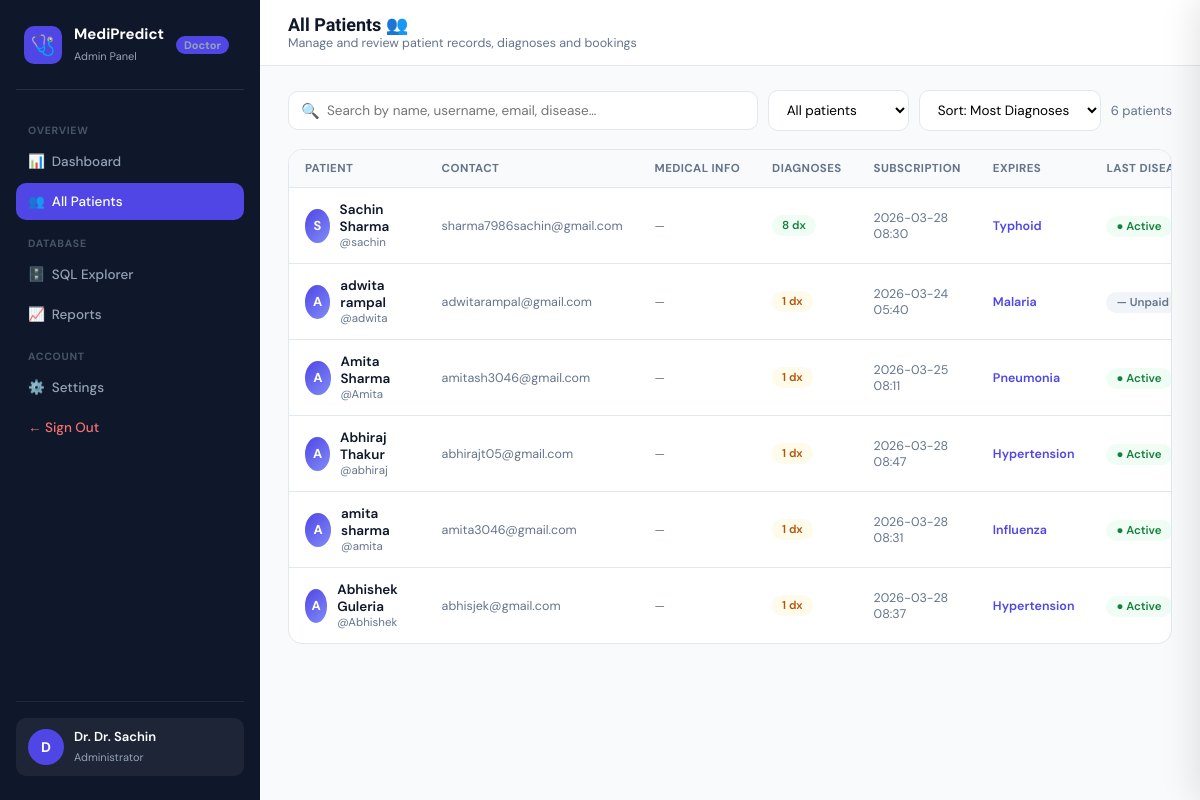
Page /doctor/patients (signed in) on the committed database.
### models.py (models this page shows, shortened)
class User(db.Model):
    __tablename__ = 'users'
    id          = db.Column(db.Integer,      primary_key=True)
    username    = db.Column(db.String(80),   unique=True, nullable=False)
    password    = db.Column(db.String(120),  nullable=False)
    first_name  = db.Column(db.String(80))
    last_name   = db.Column(db.String(80))
    email       = db.Column(db.String(120))
    role        = db.Column(db.String(20),   default='patient')
    joined      = db.Column(db.DateTime,     default=datetime.utcnow)
    age         = db.Column(db.String(10))
    gender      = db.Column(db.String(20))
    blood_group = db.Column(db.String(10))
    height      = db.Column(db.String(20))
    weight      = db.Column(db.String(20))
    allergies   = db.Column(db.Text)
    conditions  = db.Column(db.Text)
    medications = db.Column(db.Text)
    paid         = db.Column(db.Boolean,  default=False)   # True = active subscription
    paid_at      = db.Column(db.DateTime, nullable=True)   # When last payment was made
    expires_at   = db.Column(db.DateTime, nullable=True)   # Subscription expiry date
    payment_id   = db.Column(db.String(60), nullable=True) # Razorpay payment ID
    payment_amount = db.Column(db.Integer, nullable=True)  # Amount paid in rupees
    @property
    def subscription_status(self):
        if self.role == 'doctor':
            return 'admin'
        if not self.paid or not self.expires_at:
            return 'unpaid'
        now = datetime.utcnow()
        if self.expires_at < now:
            return 'expired'
        if (self.expires_at - now).days <= 30:
            return 'expiring_soon'
        return 'active'
    @property
    def days_remaining(self):
        if not self.expires_at:
            return 0
        delta = (self.expires_at - datetime.utcnow()).days
        return max(0, delta)
    def to_dict(self):
        return {
            "id":           self.id,
            "username":     self.username          or "",
            "first_name":   self.first_name        or "",
            "last_name":    self.last_name         or "",
            "email":        self.email             or "",
            "role":         self.role if self.role else "patient",
            "paid":         self.paid,
            "joined":       self.joined.strftime("%Y-%m-%d") if self.joined else "",
            "paid_at":      self.paid_at.strftime("%Y-%m-%d") if self.paid_at else "",
            "expires_at":   self.expires_at.strftime("%Y-%m-%d") if self.expires_at else "",
            "days_remaining":    self.days_remaining,
            "subscription_status": self.subscription_status,
            "payment_id":   self.payment_id        or "",
            "payment_amount": self.payment_amount  or 0,
            "age":          self.age               or "",
            "gender":       self.gender            or "",
            "blood_group":  self.blood_group       or "",
            "height":       self.height            or "",
            "weight":       self.weight            or "",
            "allergies":    self.allergies         or "",
            "conditions":   self.conditions        or "",
            "medications":  self.medications       or "",
        }

### app.py (the view)
@app.route("/doctor/patients")
@doctor_required
def doctor_patients():
    doc = current_user()
    from sqlalchemy import func
    patients = (db.session.query(
            User,
            func.count(Diagnosis.id).label("diag_count"),
            func.max(Diagnosis.created_at).label("last_diag"),
            func.max(Diagnosis.top_disease).label("last_disease"),
        )
        .outerjoin(Diagnosis, User.id == Diagnosis.user_id)
        .filter(User.role == "patient")
        .group_by(User.id)
        .order_by(func.count(Diagnosis.id).desc())
        .all()
    )
    patient_data = []
    for p, diag_count, last_diag, last_disease in patients:
        d = p.to_dict()
        d["diag_count"]   = diag_count or 0
        d["last_diag"]    = str(last_diag)[:16] if last_diag else "—"
        d["last_disease"] = last_disease or "—"
        patient_data.append(d)
    return render_template("doctor_patients.html",
                           username=doc.username,
                           patients=patient_data)

### app.py (called while the page is built)
def current_user():
    uid = session.get("user_id")
    return User.query.get(uid) if uid else None

def doctor_required(f):
    @wraps(f)
    def decorated(*args, **kwargs):
        if "user_id" not in session:
            return redirect(url_for("login"))
        user = current_user()
        if not user or user.role != "doctor":
            return redirect(url_for("home"))
        return f(*args, **kwargs)
    return decorated

### templates/Doctor_Patients.html (shortened to what this page needs)
<!DOCTYPE html>
<html lang="en">
<head>
</head>
<body>
<div class="layout">
<aside class="sidebar">
  <div class="logo"><div class="logo-icon">🩺</div><div><strong>MediPredict</strong><span>Admin Panel</span></div><span class="role-badge">Doctor</span></div>
  <div class="nav-section">Overview</div>
  <nav>
    <a href="/doctor">📊&nbsp; Dashboard</a>
    <a href="/doctor/patients" class="active">👥&nbsp; All Patients</a>
  </nav>
  <div class="nav-section">Database</div>
  <nav>
    <a href="/doctor/sql">🗄️&nbsp; SQL Explorer</a>
    <a href="/reports">📈&nbsp; Reports</a>
  </nav>
  <div class="nav-section">Account</div>
  <nav>
    <a href="/settings">⚙️&nbsp; Settings</a>
    <a href="/logout" style="color:#F87171;">← Sign Out</a>
  </nav>
  <div class="sidebar-footer">
    <div class="doc-card">
      <div class="doc-avatar" id="docInitial">D</div>
      <div class="doc-info"><strong>Dr. {{ username }}</strong><span>Administrator</span></div>
    </div>
  </div>
</aside>
<main class="main">
  <div class="topbar">
    <div><h1>All Patients 👥</h1><p>Manage and review patient records, diagnoses and bookings</p></div>
  </div>
  <div class="content">
    <div class="toolbar">
      <div class="search-box">
        <span class="search-icon">🔍</span>
        <input type="text" id="searchInput" placeholder="Search by name, username, email, disease…" oninput="filterTable()">
      </div>
      <select class="filter-sel" id="diagFilter" onchange="filterTable()">
        <option value="all">All patients</option>
      </select>
      <select class="filter-sel" id="sortCol" onchange="filterTable()">
        <option value="diag_count">Sort: Most Diagnoses</option>
      </select>
      <span class="toolbar-count" id="rowCount">{{ patients|length }} patients</span>
    </div>
    <div class="table-wrap">
      <table class="pt" id="patientsTable">
        <thead>
          <tr>
            <th>Patient</th>
            <th>Contact</th>
            <th>Medical Info</th>
            <th>Diagnoses</th>
            <th>Subscription</th>
            <th>Expires</th>
            <th>Last Disease</th>
          </tr>
        </thead>
        <tbody id="tableBody">
          {% for p in patients %}
          <tr class="pt-row {% if request.args.get('highlight')|string == p.id|string %}highlighted{% endif %}"
              data-username="{{ p.username | lower }}"
              data-name="{{ (p.first_name or '') ~ ' ' ~ (p.last_name or '') | lower }}"
              data-email="{{ (p.email or '') | lower }}"
              data-diag="{{ p.diag_count }}"
              data-joined="{{ p.joined }}"
              data-last="{{ p.last_diag }}"
              data-disease="{{ p.last_disease | lower }}">
            <td>
              <div style="display:flex;align-items:center;gap:10px;">
                <div class="p-avatar">{{ (p.first_name or p.username)[0] | upper }}</div>
                <div>
                  <div style="font-weight:600;">{{ p.first_name or '' }} {{ p.last_name or '' }}</div>
                  <div style="font-size:11.5px;color:var(--text-muted);">@{{ p.username }}</div>
                </div>
              </div>
            </td>
            <td style="color:var(--text-muted);font-size:12.5px;">{{ p.email or '—' }}</td>
            <td>
              <div style="display:flex;gap:5px;flex-wrap:wrap;">
                {% if not p.blood_group and not p.age and not p.gender %}<span style="color:var(--text-muted);font-size:12px;">—</span>{% endif %}
              </div>
            </td>
            <td>
              <span class="badge {{ 'diag-high' if p.diag_count >= 5 else ('diag-mid' if p.diag_count >= 1 else 'diag-zero') }}">
                {{ p.diag_count }} dx
              </span>
            </td>
            <td style="font-size:12.5px;color:var(--text-muted);">{{ p.last_diag }}</td>
            <td>
              {% if p.last_disease != '—' %}
              <span style="font-size:12.5px;font-weight:600;color:var(--indigo);">{{ p.last_disease }}</span>
              {% else %}<span style="color:var(--text-muted);">—</span>{% endif %}
            </td>
            <td>
              {% set ss = p.subscription_status if p.subscription_status else 'unpaid' %}
              {% if ss == 'active' %}
                <span style="padding:3px 10px;border-radius:99px;background:#F0FDF4;color:#15803D;font-size:11.5px;font-weight:600;">● Active</span>
              {% elif ss == 'expiring_soon' %}
                <span style="padding:3px 10px;border-radius:99px;background:#FFFBEB;color:#B45309;font-size:11.5px;font-weight:600;">⚠ Expiring</span>
              {% elif ss == 'expired' %}
                <span style="padding:3px 10px;border-radius:99px;background:#FEF2F2;color:#DC2626;font-size:11.5px;font-weight:600;">✗ Expired</span>
              {% else %}
                <span style="padding:3px 10px;border-radius:99px;background:#F1F5F9;color:#64748B;font-size:11.5px;font-weight:600;">— Unpaid</span>
              {% endif %}
            </td>
          </tr>
          {% endfor %}
        </tbody>
      </table>
    </div>
  </div>
</main>
</div>
</body>
</html>

### templates/Doctor_Patients.html (style rules this page uses)
*, *::before, *::after { box-sizing:border-box; margin:0; padding:0; }
:root { --indigo:#4F46E5; --indigo-pale:#EEF2FF; --indigo-light:#818CF8; --teal-pale:#F0FDFA; --amber:#B45309; --amber-pale:#FFFBEB; --red:#DC2626; --red-pale:#FEF2F2; --green:#15803D; --green-pale:#F0FDF4; --text:#0F172A; --text-muted:#64748B; --border:#E2E8F0; --white:#FFFFFF; --surface:#F8FAFC; --sidebar-w:260px; }
html,body { height:100%; font-family:'DM Sans',sans-serif; color:var(--text); background:var(--surface); }
.layout { display:flex; height:100vh; overflow:hidden; }
.sidebar { width:var(--sidebar-w); background:#0F172A; display:flex; flex-direction:column; padding:24px 16px; flex-shrink:0; }
.logo { display:flex; align-items:center; gap:12px; padding:0 8px 24px; border-bottom:1px solid rgba(255,255,255,.1); margin-bottom:20px; }
.logo-icon { width:38px; height:38px; border-radius:10px; background:var(--indigo); display:flex; align-items:center; justify-content:center; font-size:20px; }
.logo strong { font-size:15px; font-weight:700; color:white; display:block; }
.logo span { font-size:11px; color:#94A3B8; }
.role-badge { background:var(--indigo); color:white; font-size:10px; font-weight:700; padding:2px 8px; border-radius:99px; }
nav a { display:flex; align-items:center; gap:10px; padding:10px 12px; border-radius:10px; text-decoration:none; color:#94A3B8; font-size:13.5px; font-weight:500; margin-bottom:3px; transition:all .18s; }
nav a.active { background:var(--indigo); color:white; }
.nav-section { font-size:10.5px; font-weight:700; color:#475569; text-transform:uppercase; letter-spacing:.7px; padding:14px 12px 6px; }
.sidebar-footer { margin-top:auto; border-top:1px solid rgba(255,255,255,.08); padding-top:16px; }
.doc-card { display:flex; align-items:center; gap:10px; padding:10px 12px; border-radius:10px; background:rgba(255,255,255,.06); }
.doc-avatar { width:36px; height:36px; border-radius:50%; background:var(--indigo); display:flex; align-items:center; justify-content:center; color:white; font-weight:700; font-size:14px; }
.doc-info strong { display:block; font-size:13px; font-weight:600; color:white; }
.doc-info span { font-size:11px; color:#94A3B8; }
.main { flex:1; display:flex; flex-direction:column; overflow:hidden; }
.topbar { background:var(--white); border-bottom:1px solid var(--border); padding:14px 28px; display:flex; align-items:center; justify-content:space-between; flex-shrink:0; }
.topbar h1 { font-family:'Sora',sans-serif; font-size:18px; font-weight:700; }
.topbar p { font-size:12.5px; color:var(--text-muted); }
.content { flex:1; overflow-y:auto; padding:24px 28px; }
.toolbar { display:flex; gap:10px; align-items:center; margin-bottom:18px; flex-wrap:wrap; }
.search-box { position:relative; flex:1; min-width:220px; }
.search-box input { width:100%; padding:10px 14px 10px 38px; border:1.5px solid var(--border); border-radius:10px; font-family:'DM Sans',sans-serif; font-size:13.5px; outline:none; transition:border-color .2s; }
.search-icon { position:absolute; left:13px; top:50%; transform:translateY(-50%); font-size:15px; }
select.filter-sel { padding:10px 14px; border:1.5px solid var(--border); border-radius:10px; font-family:'DM Sans',sans-serif; font-size:13.5px; outline:none; cursor:pointer; background:white; }
.toolbar-count { font-size:13px; color:var(--text-muted); margin-left:auto; white-space:nowrap; }
.table-wrap { background:var(--white); border:1px solid var(--border); border-radius:14px; overflow:hidden; }
table.pt { width:100%; border-collapse:collapse; font-size:13.5px; }
table.pt th { padding:11px 16px; background:var(--surface); font-size:11.5px; font-weight:700; text-transform:uppercase; letter-spacing:.4px; color:var(--text-muted); border-bottom:1.5px solid var(--border); text-align:left; cursor:pointer; user-select:none; white-space:nowrap; }
table.pt td { padding:13px 16px; border-bottom:1px solid var(--border); vertical-align:middle; }
table.pt tr:last-child td { border-bottom:none; }
.p-avatar { width:34px; height:34px; border-radius:50%; background:linear-gradient(135deg,#4F46E5,#818CF8); display:flex; align-items:center; justify-content:center; color:white; font-weight:700; font-size:13px; }
.badge { padding:3px 10px; border-radius:99px; font-size:11.5px; font-weight:600; display:inline-block; }
.badge.diag-high { background:var(--green-pale); color:var(--green); }
.badge.diag-mid { background:var(--amber-pale); color:var(--amber); }

### rows in the picture
User: username "Dr. Sachin"
User: first_name "S", first_name "Sachin", last_name "Sharma", username "sachin", email "sharma7986sachin@gmail.com", diag_count "8", last_diag "2026-03-28 08:30", last_disease "Typhoid", shows "● Active"
User: first_name "A", first_name "adwita", last_name "rampal", username "adwita", email "adwitarampal@gmail.com", diag_count "1", last_diag "2026-03-24 05:40", last_disease "Malaria", shows "— Unpaid"
User: first_name "A", first_name "Amita", last_name "Sharma", username "Amita", email "amitash3046@gmail.com", diag_count "1", last_diag "2026-03-25 08:11", last_disease "Pneumonia", shows "● Active"
User: first_name "A", first_name "Abhiraj", last_name "Thakur", username "abhiraj", email "abhirajt05@gmail.com", diag_count "1", last_diag "2026-03-28 08:47", last_disease "Hypertension", shows "● Active"
User: first_name "A", first_name "amita", last_name "sharma", username "amita", email "amita3046@gmail.com", diag_count "1", last_diag "2026-03-28 08:31", last_disease "Influenza", shows "● Active"
User: first_name "A", first_name "Abhishek", last_name "Guleria", username "Abhishek", email "abhisjek@gmail.com", diag_count "1", last_diag "2026-03-28 08:37", last_disease "Hypertension", shows "● Active"

### other values in the picture
{{ patients|length }} "6"
